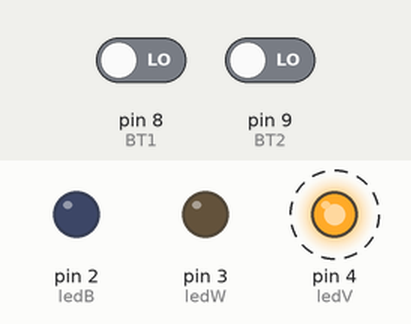
A sketch run on a simulated Arduino Uno, built with avr-gcc and run on an emulated ATmega328P. Shown: output pins drawn as LEDs (lit = HIGH). Dashed ring = blinking. The test bench sets the inputs (shaded band); at power-on: pin 8 (BT1) LOW, pin 9 (BT2) LOW. What the sketch prints to the serial monitor is not drawn.

Above: at 2.2 s.
2.3 s: pin 8 (BT1) driven HIGH
At 2.92 s:
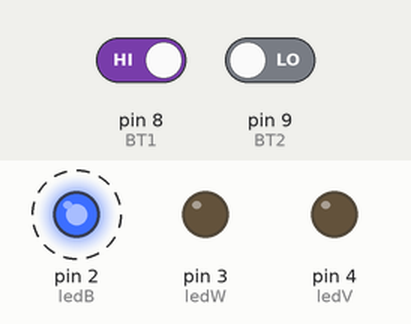
5.7 s: pin 8 (BT1) driven LOW
At 5.97 s:
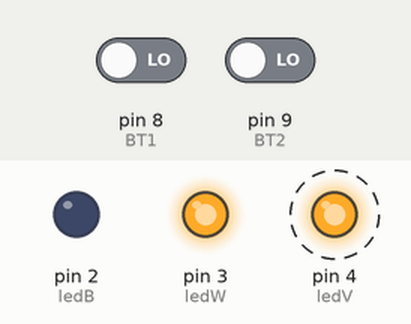
9.1 s: pin 9 (BT2) driven HIGH
At 9.72 s:
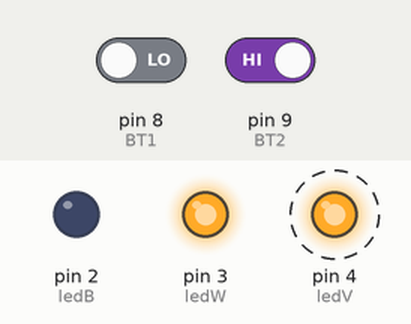
Timing chart, 0 to 18.5 s (numbered marks = the images above; inputs shaded):
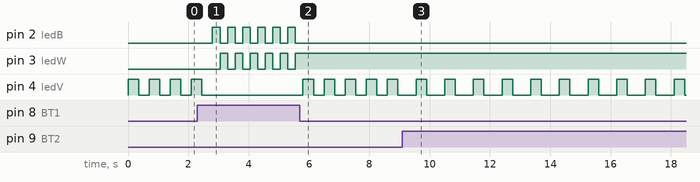

The sketch:

codigoaula3.ino
```cpp
//Atribuir nomes aos pinos
//Botões 1 e 2
#define BT1 8
#define BT2 9
// LEDs
#define ledB 2
#define ledW 3
#define ledV 4

//bool statusBT2;
int contador;//variavel do tipo int = 2^16 = 65.536

void setup() {
//Habilitar o serial
//Baud Rate (9600 bits) padrao UNO
Serial.begin(9600);
 // configurar o sentido dos pinos de I/O
 pinMode (BT1, INPUT);
 pinMode (BT2, INPUT);

 pinMode (ledB, OUTPUT);
 pinMode (ledW, OUTPUT);
 pinMode (ledV, OUTPUT);
}

void loop() {

  bool statusBT2 = digitalRead(BT2);

  if(statusBT2 == HIGH){
    contador++;
    Serial.print("Contador: ");
    Serial.println(contador);
    delay(250);
  }


 if(digitalRead (BT1) ==  HIGH){
  Serial.print("BT1 LIGADO!! :D ");
  piscaB();
  }
  else{
    piscaW();
  }
}

void piscaB(){
  digitalWrite(ledB, HIGH);
  digitalWrite(ledW, LOW);
  delay(250);
  digitalWrite(ledW, HIGH);
  digitalWrite(ledB, LOW);
  delay(250);
  digitalWrite(ledV, LOW);
}

void piscaW(){
  digitalWrite (ledV, HIGH);
  delay(350);
  digitalWrite (ledV, LOW);
  delay(350);
}

void piscaBB(){
  digitalWrite(ledB, HIGH);
  digitalWrite(ledB, LOW);
  delay(50);
}
```

Measured:
- after the input at 2.3 s, pin 2 (ledB): alternates HIGH for 0.25 s and LOW for 0.25 s, starting after 0.50 s; pin 3 (ledW): alternates HIGH for 0.25 s and LOW for 0.25 s, starting after 0.75 s; pin 4 (ledV): goes on until 2.5 s, then stays LOW
- after the input at 5.7 s, pin 2 (ledB): stops changing and stays LOW; pin 3 (ledW): stops changing and stays HIGH; pin 4 (ledV): alternates HIGH for 0.35 s and LOW for 0.35 s, starting after 0.10 s
- after the input at 9.1 s, pin 4 (ledV): alternates HIGH for 0.35 s and LOW for 0.60 s, starting after 0.45 s
- by itself, pin 4 (ledV): alternates HIGH for 0.35 s and LOW for 0.35 s
